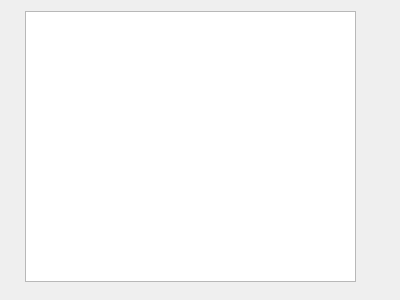
<?xml version="1.0" encoding="UTF-8"?>
<ui version="4.0">
 <class>Form</class>
 <widget class="QWidget" name="Form">
  <property name="geometry">
   <rect>
    <x>0</x>
    <y>0</y>
    <width>400</width>
    <height>300</height>
   </rect>
  </property>
  <property name="windowTitle">
   <string>Form</string>
  </property>
  <widget class="QChartView" name="graphicsViewProducts">
   <property name="geometry">
    <rect>
     <x>25</x>
     <y>11</y>
     <width>331</width>
     <height>271</height>
    </rect>
   </property>
  </widget>
 </widget>
 <customwidgets>
  <customwidget>
   <class>QChartView</class>
   <extends>QGraphicsView</extends>
   <header location="global">QtCharts</header>
  </customwidget>
 </customwidgets>
 <resources/>
 <connections/>
</ui>
